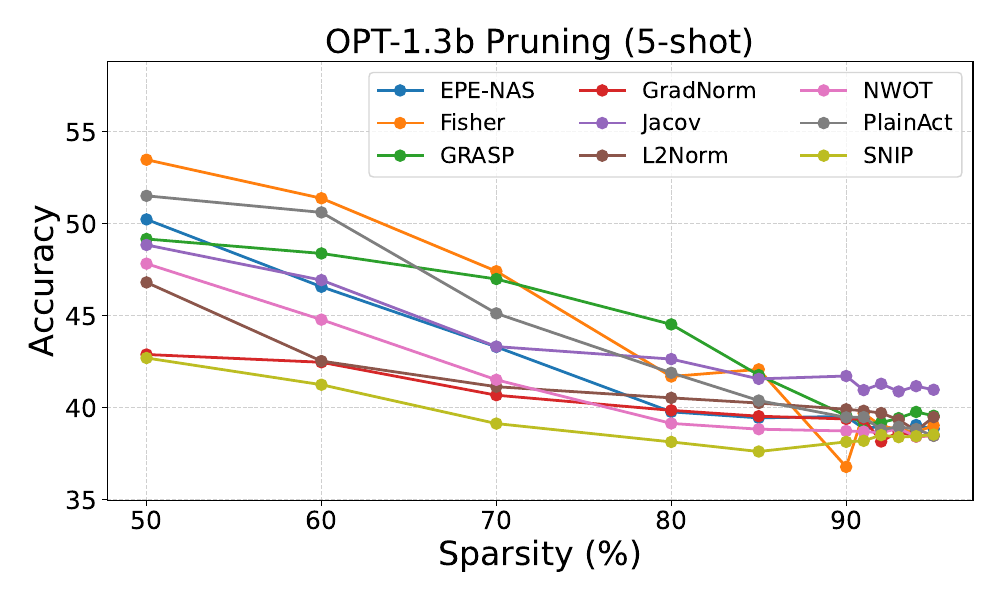

The script that saved this image:
import pandas as pd
import matplotlib.pyplot as plt
import os
import numpy as np


# Set plot styles for IEEE scientific standard
plt.rcParams.update({
    'font.size': 18,
    'lines.linewidth': 2,
    'lines.markersize': 8,
    'grid.alpha': 0.6,
    'grid.linestyle': '--'
})

# Path to the directory containing CSV files
directory = 'all_ind_aggrzcp_res'

output_directory = 'zcp_aggr_ablation'
if not os.path.exists(output_directory):
    os.makedirs(output_directory)
# Read and combine all CSV files
all_files = [os.path.join(directory, f) for f in os.listdir(directory) if f.endswith('.csv')]
data_list = [pd.read_csv(file, header=None) for file in all_files]
data = pd.concat(data_list, ignore_index=True)
# Save pd as csv to output_directory
data.to_csv(os.path.join(output_directory, 'zcp_aggr_ablation.csv'), index=False)

# remove items with wikitext on  14th column
data = data[data.iloc[:, 13] != 'wikitext']
# make a directory called 'zcp_aggr_ablation' if it doesn't exist


subsect_data = data.iloc[:, 12:]
# iterate through subsect_data, and make a list of accuracies, by indexing the first element in each row that is not a string
accuracies = [row[row.apply(lambda x: not isinstance(x, str)).idxmax()] for index, row in subsect_data.iterrows()]

data = data.iloc[:, [1, 4, 12]]
# add accuracies to data
data['accuracy'] = accuracies
# mul by 100
data['accuracy'] = data['accuracy'] * 100


proxy_name_dict = {
    "epenas": "EPE-NAS",
    "fisher": "Fisher",
    "grad_norm": "GradNorm",
    "grasp": "GRASP",
    "jacov": "Jacov",
    "nwot": "NWOT",
    "l2_norm": "L2Norm",
    "plainact": "PlainAct",
    "snip": "SNIP",
}

data.columns = ['sparsity', 'proxy', 'task', 'accuracy']
# replace proxy names with their full names
data['proxy'] = data['proxy'].replace(proxy_name_dict)
# remove task wte
data = data[data['task'] != 'rte']
# for each 'task', make a separate graph but with the same sparsity on x axis, accuracy on y axis, and different proxies as different lines
for task in data['task'].unique():
    task_data = data[data['task'] == task]
    # For each sparsity and proxy, take the average of accuracy across task
    task_data = task_data.groupby(['sparsity', 'proxy']).mean('accuracy').reset_index()
    # Plot the data with sparsity on x axis, accuracy on y axis, and different proxies as different lines
    fig, ax = plt.subplots(figsize=(10, 6))
    for key, grp in task_data.groupby('proxy'):
        ax = grp.plot(ax=ax, kind='line', x='sparsity', y='accuracy', label=key, marker='o', markersize=4,)
        # ax = grp.plot(ax=ax, kind='line', x='sparsity', y='accuracy', label=key)
    # Y Axis label accuracy, X axis label "Sparsity"
    plt.ylabel('Accuracy')
    plt.xlabel('Sparsity (%)')
    # Set legend fontsize as 18
    plt.legend(fontsize=18, ncols=3)
    # save the plot
    plt.savefig(os.path.join(output_directory, f'{task}.pdf'))

# For each sparsity and proxy, take the average of accuracy across task
data = data.groupby(['sparsity', 'proxy']).mean('accuracy').reset_index()
# take the geometric mean of accuracy across task
data = data.reset_index()

# Plot the data with sparsity on x axis, accuracy on y axis, and different proxies as different lines
fig, ax = plt.subplots(figsize=(10, 6))
for key, grp in data.groupby('proxy'):
    ax = grp.plot(ax=ax, kind='line', x='sparsity', y='accuracy', label=key, marker='o', markersize=4,)
    # ax = grp.plot(ax=ax, kind='line', x='sparsity', y='accuracy', label=key)
# Set y axis upper lim to 10% more than max
plt.ylim(data['accuracy'].min() * 0.95, data['accuracy'].max() * 1.1)
# Y Axis label accuracy, X axis label "Sparsity"
plt.ylabel('Accuracy', fontsize=24)
plt.xlabel('Sparsity (%)', fontsize=24)
plt.title('OPT-1.3b Pruning (5-shot)', fontsize=24)
plt.grid(True)
# Set legend fontsize as 18
plt.legend(fontsize=18, ncols=3, loc='upper right')
# tight fit plot
plt.tight_layout()
# save the plot
plt.savefig(os.path.join(output_directory, 'zcp_aggr_ablation.pdf'))



# Path to the directory containing CSV files
directory = 'all_ind_aggrzcp_res'

# Read and combine all CSV files
all_files = [os.path.join(directory, f) for f in os.listdir(directory) if f.endswith('.csv')]
data_list = [pd.read_csv(file, header=None) for file in all_files]
data = pd.concat(data_list, ignore_index=True)
# make a directory called 'zcp_aggr_ablation' if it doesn't exist
output_directory = 'zcp_aggr_ablation'
if not os.path.exists(output_directory):
    os.makedirs(output_directory)


subsect_data = data.iloc[:, 12:]
# iterate through subsect_data, and make a list of accuracies, by indexing the first element in each row that is not a string
accuracies = [row[row.apply(lambda x: not isinstance(x, str)).idxmax()] for index, row in subsect_data.iterrows()]

data = data.iloc[:, [1, 4, 13]]
# add accuracies to data
data['perplexity'] = accuracies
# mul by 100
data['perplexity'] = data['perplexity']

proxy_name_dict = {
    "epenas": "EPE-NAS",
    "fisher": "Fisher",
    "grad_norm": "GradNorm",
    "grasp": "GRASP",
    "jacov": "Jacov",
    "l2_norm": "L2Norm",
    "nwot": "NWOT",
    "plainact": "PlainAct",
    "snip": "SNIP",
}

data.columns = ['sparsity', 'proxy', 'task', 'perplexity']
# replace proxy names with their full names
data['proxy'] = data['proxy'].replace(proxy_name_dict)
# remove task wte
data = data[data['task'] == 'wikitext']
# import pdb; pdb.set_trace()
# Only wikitext perplexity is here

# sort sparsity
data = data.sort_values('sparsity')
# Plot the data with sparsity on x axis, accuracy on y axis, and different proxies as different lines
fig, ax = plt.subplots(figsize=(10, 6))
for key, grp in data.groupby('proxy'):
    ax = grp.plot(ax=ax, kind='line', x='sparsity', y='perplexity', label=key, marker='o', markersize=4,)
    # ax = grp.plot(ax=ax, kind='line', x='sparsity', y='perplexity', label=key)
# Set y axis upper lim to 10% more than max
plt.ylim(data['perplexity'].min() * 0.95, data['perplexity'].max() * 1.1)
# Y Axis label accuracy, X axis label "Sparsity"
plt.title('Perplexity On WikiText2', fontsize=24)
plt.ylabel('Perplexity', fontsize=24)
plt.xlabel('Sparsity (%)', fontsize=24)
plt.yscale('log')
# Set legend fontsize as 18
plt.legend(fontsize=18, ncols=3, loc='lower right')
plt.grid(True)
plt.tight_layout()
# save the plot
plt.savefig(os.path.join(output_directory, 'aggr_wikitext_pplx.pdf'))
